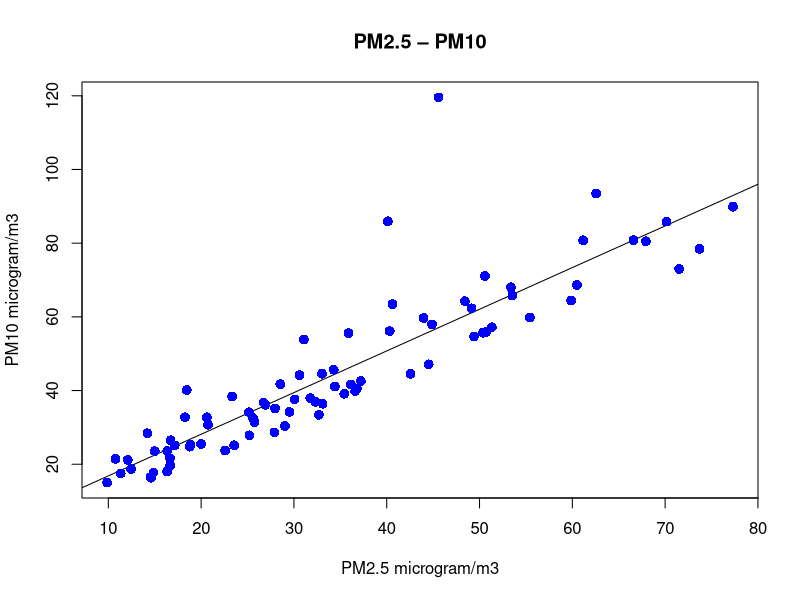
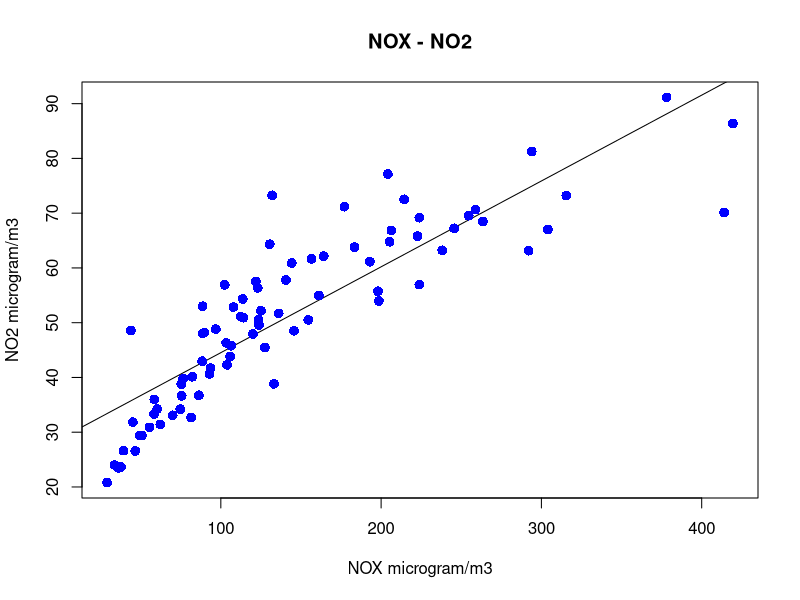
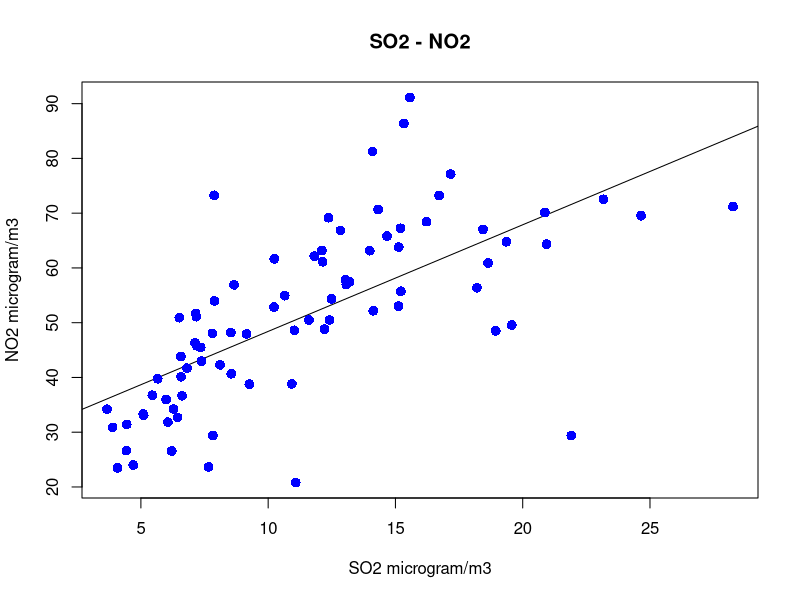
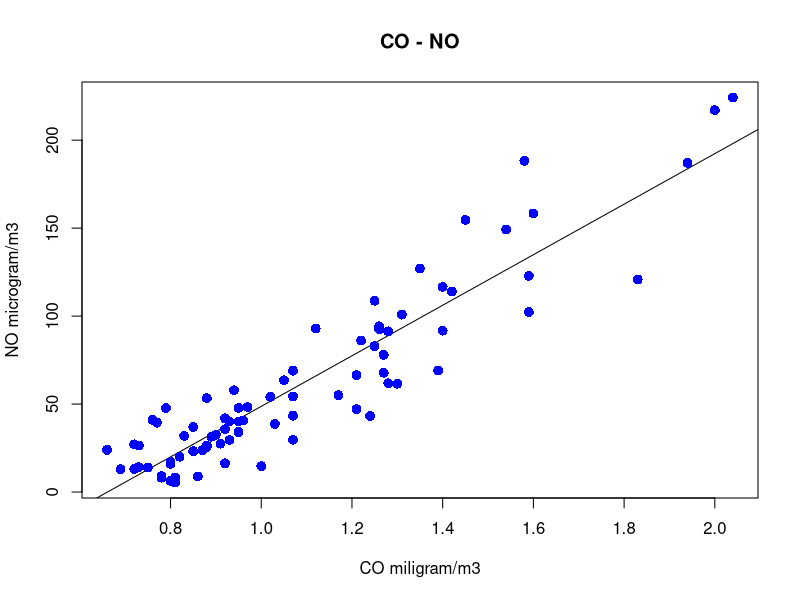
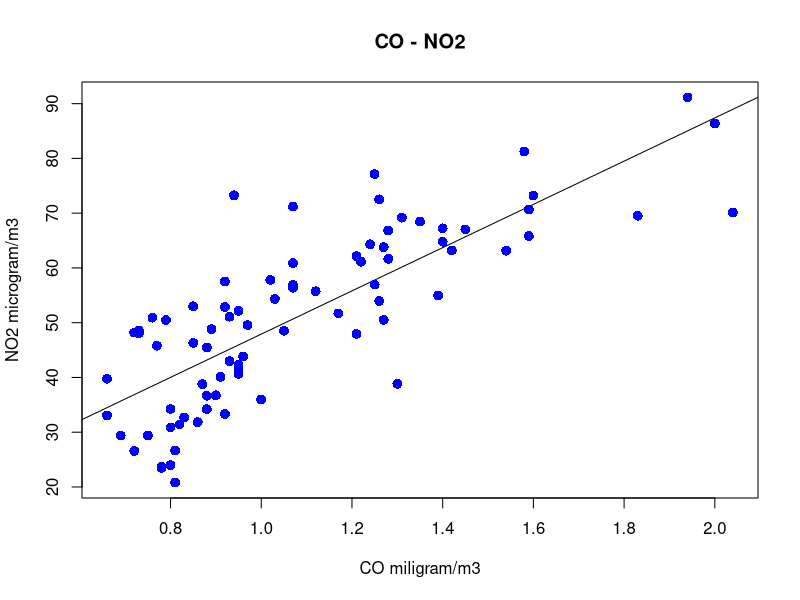
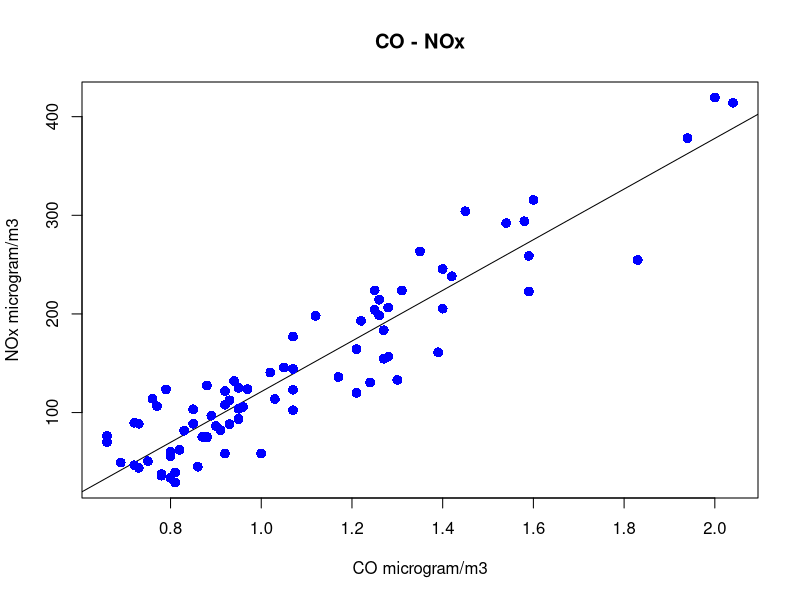
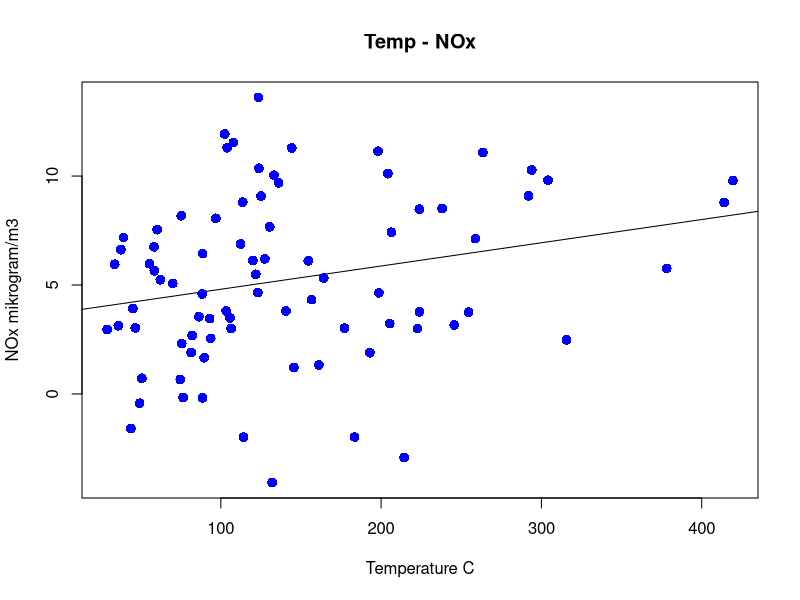
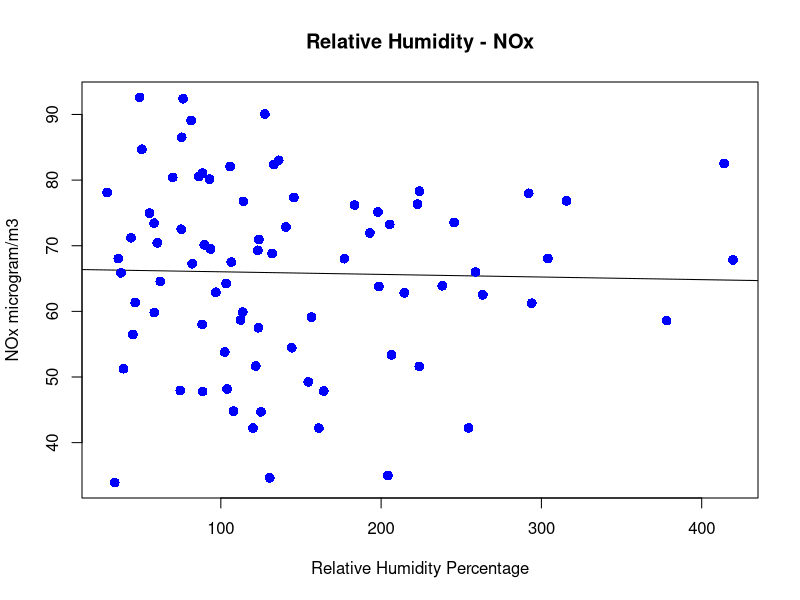

R code for these plots, in order:
#setting the working directory
setwd("C:/Data/AirData")
#reading dataset
datatable <- read.table("azzsdata2022.txt", header = TRUE, fill = TRUE)
#creating data vectors
vecso2 <- datatable$so2
vecpm10 <- datatable$pm10
vecno2 <- datatable$no2
vecnox <- datatable$nox
vecco <- datatable$co
vecno <- datatable$no
vecpm25 <- datatable$pm25
vect <- datatable$t
vecp <- datatable$p
vecrh <- datatable$rh
veccity <- datatable$city
vectime <- datatable$time

#creating relations with linear regression, drawing diagrams, saving .png files
png(file = "linregpm10pm25new.png")
plot(vecpm25, vecpm10,col = "blue",main = "PM2.5 – PM10",
abline(lm(vecpm10~vecpm25)),cex = 1.3,pch = 16,xlab = "PM2.5 microgram/m3",ylab = "PM10 microgram/m3")
dev.off()

png(file = "linregnoxno2.png")
plot(vecnox, vecno2,col = "blue",main = "NOX - NO2",
abline(lm(vecno2~vecnox)),cex = 1.3,pch = 16,xlab = "NOX microgram/m3",ylab = "NO2 microgram/m3")
dev.off()

png(file = "linregso2no2.png")
plot(vecso2, vecno2,col = "blue",main = "SO2 - NO2",
abline(lm(vecno2~vecso2)),cex = 1.3,pch = 16,xlab = "SO2 microgram/m3",ylab = "NO2 microgram/m3")
dev.off()

png(file = "linregcono.png")
plot(vecco, vecno,col = "blue",main = "CO - NO",
abline(lm(vecno~vecco)),cex = 1.3,pch = 16,xlab = "CO miligram/m3",ylab = "NO microgram/m3")
dev.off()

png(file = "linregcono2.png")
plot(vecco, vecno2,col = "blue",main = "CO - NO2",
abline(lm(vecno2~vecco)),cex = 1.3,pch = 16,xlab = "CO miligram/m3",ylab = "NO2 microgram/m3")
dev.off()

png(file = "linregconox.png")
plot(vecco, vecnox,col = "blue",main = "CO - NOx",
abline(lm(vecnox~vecco)),cex = 1.3,pch = 16,xlab = "CO microgram/m3",ylab = "NOx microgram/m3")
dev.off()

png(file = "linregtempnox.png")
plot(vecnox, vect,col = "blue",main = "Temp - NOx",
abline(lm(vect~vecnox)),cex = 1.3,pch = 16,xlab = "Temperature C",ylab = "NOx mikrogram/m3")
dev.off()

png(file = "linregrhnox.png")
plot(vecnox, vecrh,col = "blue",main = "Relative Humidity - NOx",
abline(lm(vecrh~vecnox)),cex = 1.3,pch = 16,xlab = "Relative Humidity Percentage",ylab = "NOx microgram/m3")
dev.off()

png(file = "linregrhco.png")
plot(vecco, vecrh,col = "blue",main = "Relative Humidity - CO",
abline(lm(vecrh~vecco)),cex = 1.3,pch = 16,xlab = "CO miligram/m3",ylab = "Relative Humidity Percentage")
dev.off()

png(file = "linregtempco.png")
plot(vecco, vect,col = "blue",main = "Temp - CO",
abline(lm(vect~vecco)),cex = 1.3,pch = 16,xlab = "CO miligram/m3",ylab = "Temperature C")
dev.off()

png(file = "linregpm10conew.png")
plot(vecpm10, vecco,col = "blue",main = "PM10 - CO",
abline(lm(vecpm10~vecco)),cex = 1.3,pch = 16,xlab = "PM10 microgram/m3",ylab = "CO miligram/m3")
dev.off()

png(file = "linregpm25conew.png")
plot(vecpm25, vecco,col = "blue",main = "PM25 - CO",
abline(lm(vecpm25~vecco)),cex = 1.3,pch = 16,xlab = "PM25 microgram/m3",ylab = "CO miligram/m3")
dev.off()

png(file = "linregpm10so2new.png")
plot(vecpm10, vecso2,col = "blue",main = "PM10 – SO2",
abline(lm(vecpm10~vecso2)),cex = 1.3,pch = 16,xlab = "PM10 microgram/m3",ylab = "SO2 microgram/m3")
dev.off()

png(file = "linregtempso2new.png")
plot(vect, vecso2,col = "blue",main = "Temperature – SO2",
abline(lm(vect~vecso2)),cex = 1.3,pch = 16,xlab = "SO2 microgram/m3",ylab = "Temperature C")
dev.off()

png(file = "linregtempconew.png")
plot(vect, vecco,col = "blue",main = "Temperature – CO",
abline(lm(vect~vecco)),cex = 1.3,pch = 16,xlab = "CO microgram/m3",ylab = "Temperature C")
dev.off()

png(file = "linregnoxno.png")
plot(vecnox, vecrh,col = "blue",main = "NOx - NO",
abline(lm(vecrh~vecnox)),cex = 1.3,pch = 16, xlab = "NO microgram/m3",ylab = "NOx microgram/m3")
dev.off()

png(file = "linregnonox.png")
plot(vecnox, vecno,col = "blue",main = "NO - NOx",
abline(lm(vecno~vecnox)),cex = 1.3,pch = 16, xlab = "NO microgram/m3",ylab = "NOx microgram/m3")
dev.off()

png(file = "linregno2nox.png")
plot(vecnox, vecno2,col = "blue",main = "NOx – NO2",
abline(lm(vecno2~vecnox)),cex = 1.3,pch = 16, xlab = "NO2 microgram/m3",ylab = "NOx microgram/m3")
dev.off()

png(file = "linregno2nox.png")
plot(vecnox, vecno2,col = "blue",main = "NO2 – NOx",
abline(lm(vecno2~vecnox)),cex = 1.3,pch = 16, xlab = "NOx microgram/m3",ylab = "NO2 microgram/m3")
dev.off()

#predicting air pollutant values with linear regression, creating data vectors for prediction
datatableforprediction <- read.table("azzsdatatest.txt", header = TRUE, fill = TRUE)
vecpm10pred <- datatableforprediction$pm10
vecpm25pred <- datatableforprediction$pm25
veccopred <- datatableforprediction$co
vecnopred <- datatableforprediction$no
vecso2pred <- datatableforprediction$so2
vecnoxpred <- datatableforprediction$nox
vecno2pred <- datatableforprediction$no2

#fiting the linear model
linear_model_pm10<-lm(vecpm25~vecpm10,data = datatable)
#creating a data frame
variable_pm10<-data.frame(vecpm10pred)
#predicts the future values
predict(linear_model_pm10,newdata = variable_pm10)
predict(linear_model_pm10,newdata = variable_pm10, interval ='confidence')
#printing the model results
linear_model_pm10

#fiting the linear model
linear_model_pm25<-lm(vecpm10~vecpm25,data = datatable)
#creating a data frame
variable_pm25<-data.frame(vecpm25pred)
#predicts the future values
predict(linear_model_pm25,newdata = variable_pm25)
predict(linear_model_pm25,newdata = variable_pm25, interval ='confidence')
#printing the model results
linear_model_pm25

#fiting the linear model
linear_model_co<-lm(vecno~vecco,data = datatable)
#creating a data frame
variable_co<-data.frame(veccopred)
#predicts the future values
predict(linear_model_co,newdata = variable_co)
predict(linear_model_co,newdata = variable_co, interval ='confidence')
#printing the model results
linear_model_co

#fiting the linear model
linear_model_no<-lm(vecco~vecno,data = datatable)
#creating a data frame
variable_no<-data.frame(vecnopred)
#predicts the future values
predict(linear_model_no,newdata = variable_no)
predict(linear_model_no,newdata = variable_no, interval ='confidence')
#printing the model results
linear_model_no

#fiting the linear model
linear_model_so2<-lm(vecso2~vecno2,data = datatable)
#creating a data frame
variable_so2<-data.frame(vecso2pred)
#predicts the future values
predict(linear_model_so2,newdata = variable_so2)
predict(linear_model_so2,newdata = variable_so2, interval ='confidence')
#printing the model results
linear_model_so2

#fiting the linear model
linear_model_nox<-lm(vecnox~vecco,data = datatable)
#creating a data frame
variable_nox<-data.frame(vecnoxpred)
#predicts the future values
predict(linear_model_nox,newdata = variable_nox)
predict(linear_model_nox,newdata = variable_nox, interval ='confidence')
#printing the model results
linear_model_nox

#fiting the linear model
linear_model_no2<-lm(vecno2~vecco,data = datatable)
#creating a data frame
variable_no2<-data.frame(vecno2pred)
#predicts the future values
predict(linear_model_no2,newdata = variable_no2)
predict(linear_model_no2,newdata = variable_no2, interval ='confidence')
#printing the model results
linear_model_no2

#fiting the linear model
linear_model_nox<-lm(vecnox~vecno,data = datatable)
#creating a data frame
variable_nox<-data.frame(vecnoxpred)
#predicts the future values
predict(linear_model_nox,newdata = variable_nox)
predict(linear_model_nox,newdata = variable_nox, interval ='confidence')
#printing the model results
linear_model_nox

#fiting the linear model
linear_model_nox<-lm(vecnox~vecno2,data = datatable)
#creating a data frame
variable_nox<-data.frame(vecnoxpred)
#predicts the future values
predict(linear_model_nox,newdata = variable_nox)
predict(linear_model_nox,newdata = variable_nox, interval ='confidence')
#printing the model results
linear_model_nox